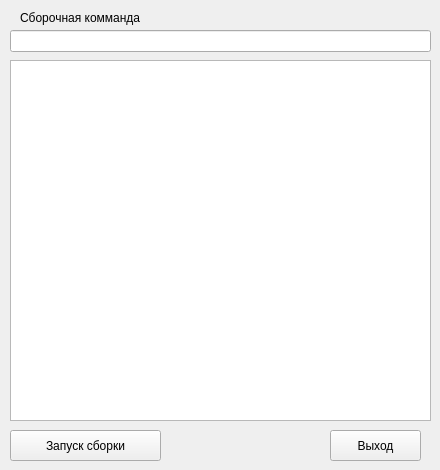
<?xml version="1.0" encoding="UTF-8"?>
<ui version="4.0">
 <class>Form</class>
 <widget class="QWidget" name="Form">
  <property name="windowModality">
   <enum>Qt::ApplicationModal</enum>
  </property>
  <property name="geometry">
   <rect>
    <x>0</x>
    <y>0</y>
    <width>440</width>
    <height>470</height>
   </rect>
  </property>
  <property name="windowTitle">
   <string>Form</string>
  </property>
  <widget class="QLineEdit" name="m_ptxtCommand">
   <property name="geometry">
    <rect>
     <x>10</x>
     <y>30</y>
     <width>421</width>
     <height>22</height>
    </rect>
   </property>
  </widget>
  <widget class="QTextEdit" name="m_ptxtDisplay">
   <property name="geometry">
    <rect>
     <x>10</x>
     <y>60</y>
     <width>421</width>
     <height>361</height>
    </rect>
   </property>
  </widget>
  <widget class="QPushButton" name="pcmd">
   <property name="geometry">
    <rect>
     <x>10</x>
     <y>430</y>
     <width>151</width>
     <height>31</height>
    </rect>
   </property>
   <property name="text">
    <string>Запуск сборки</string>
   </property>
  </widget>
  <widget class="QLabel" name="label">
   <property name="geometry">
    <rect>
     <x>20</x>
     <y>10</y>
     <width>241</width>
     <height>16</height>
    </rect>
   </property>
   <property name="text">
    <string>Сборочная комманда</string>
   </property>
  </widget>
  <widget class="QPushButton" name="pushButton">
   <property name="geometry">
    <rect>
     <x>330</x>
     <y>430</y>
     <width>91</width>
     <height>31</height>
    </rect>
   </property>
   <property name="text">
    <string>Выход</string>
   </property>
  </widget>
 </widget>
 <resources/>
 <connections/>
</ui>
